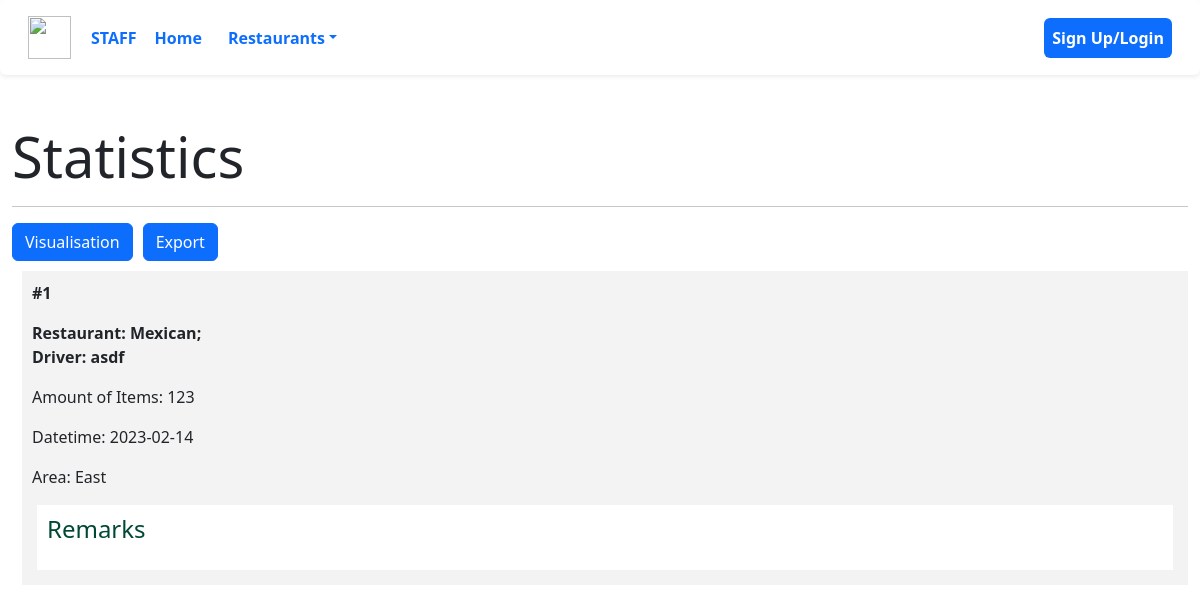
Before: /visualiseOrders with the older database file.
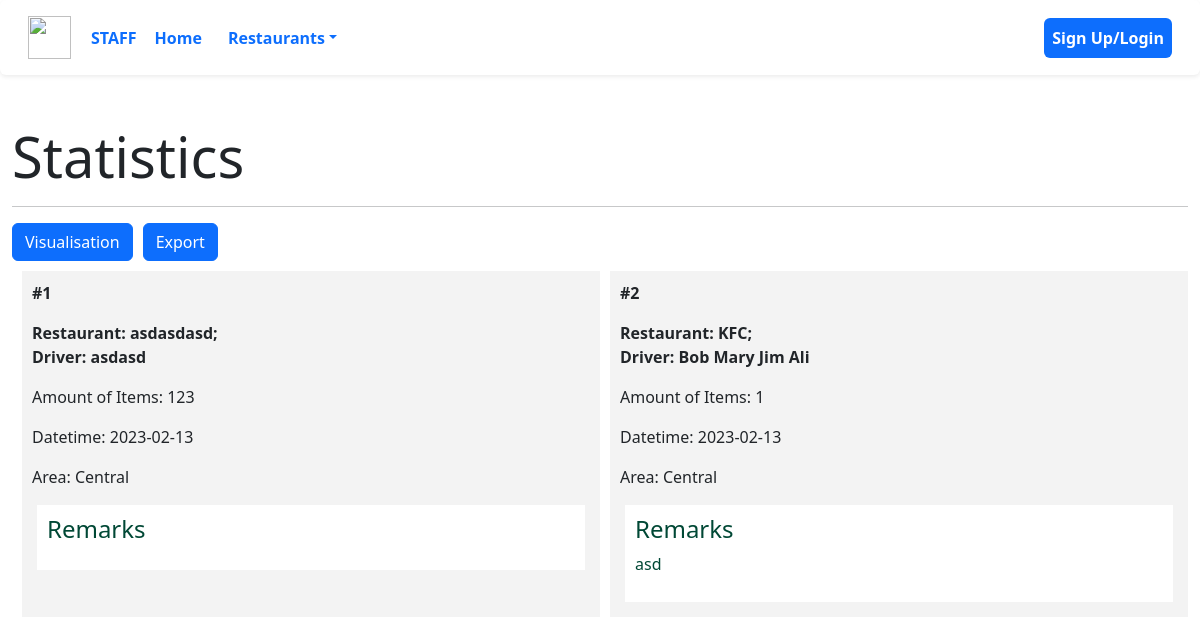
After: the same page with the newer database file.
### __init__.py (models this page shows)
class orderList(db.Model):
    id = db.Column(db.Integer, primary_key=True)
    date = db.Column(db.Date, nullable=False)
    name = db.Column(db.String(100), nullable=False)
    num = db.Column(db.Integer, nullable=False)
    area = db.Column(db.String(100), nullable=False)
    dri_name = db.Column(db.String(100), nullable=False)
    remarks = db.Column(db.String(100))

### __init__.py (the view)
@app.route('/visualiseOrders')
def visualise_orders():
    table = orderList.query.all()
    return render_template('visualiseOrders.html', table=table)

### templates/visualiseOrders.html (shortened to what this page needs)
{% extends "staff_base.html" %}
{% block content %}
<h1 class="display-4">Statistics</h1>
<hr>
<a class="btn btn-primary" href="/dataGraph">Visualisation</a><a class="btn btn-primary" style="margin-left: 10px;" href="/export">Export</a>
<div>
    <div class="content">
        {% for items in table %}
            <div class="table-a">
                <p><b>#{{ items.id }}</b></p>
                <b>
                    <p class="name">Restaurant: {{ items.name }}; <br> Driver: {{ items.dri_name }}</p>
                </b>
                <p>Amount of Items: {{ items.num }}</p>
                <p>Datetime: {{ items.date }}</p>
                <p>Area: {{ items.area }}</p>
                <div class="bio">
                    <h4>Remarks</h4>
                    <p>{{ items.remarks }}</p>
                </div>
            </div>
        {% endfor %}
    </div>
</div>
{% endblock %}

### templates/staff_base.html (shortened to what this page needs)
<!DOCTYPE html>
<html lang="en">
<head>
    <link href="https://cdn.jsdelivr.net/npm/bootstrap@5.2.3/dist/css/bootstrap.min.css"
      rel="stylesheet"
>
</head>
<body>
    {% block navbar %}
        {% include 'includes/_staffnavbar.html' %}
    {% endblock %}
    <div class="container-fluid">
        {% block content %}
        {% endblock %}
    </div>
</body>
</html>

### templates/includes/_staffnavbar.html (shortened to what this page needs)
<nav class="navbar navbar-expand-lg shadow-sm p-3 mb-5 bg-white rounded ">
  <div class="container-fluid fw-bold">
    <a href="#"><img src="https://icon-library.com/images/rabbit-icon-png/rabbit-icon-png-29.jpg" style="width: 43px; height: 43px; margin-right: 20px;"></a>
    <a style="color: #0d6efd;">STAFF</a>
    <div class="collapse navbar-collapse">
      <ul class="navbar-nav">
        <li class="nav-item">
          <a class="nav-link" style="color: #0d6efd;" href="/staff">Home</a>
        </li>
        <li class="nav-item dropdown">
          <a class="nav-link dropdown-toggle" style="color: #0d6efd;" href="#" role="button" data-bs-toggle="dropdown">Restaurants</a>
        </li>
      </ul>
    </div>
    <div class="collapse navbar-collapse justify-content-end">
      <ul class="navbar-nav">
        <li class="nav-pills">
          <a class="nav-link active" aria-current="page" style="color: white;" href="/">Sign Up/Login</a>
        </li>
      </ul>
    </div>
  </div>
</nav>

### templates/visualiseOrders.html (style rules this page uses)
.content { margin: 5px; width: 100%; display: flex; flex-direction: row; flex-wrap: wrap; }
.table-a { flex: 20%; padding: 10px; margin: 5px; background-color: #f3f3f3; inline-size: 100%; }
.bio { padding: 10px; margin: 5px; background-color: #ffffff; color: #004835; }

### templates/staff_base.html (style rules this page uses)
.nav-item { padding-left: 10px; }

Changed rows visible on the page:
changed orderList id 1: name "Mexican" → "asdasdasd"; dri_name "asdf" → "asdasd"; date "2023-02-14" → "2023-02-13"; area "East" → "Central"
added orderList: id "2", name "KFC", dri_name "Bob Mary Jim Ali", num "1", date "2023-02-13", area "Central", remarks "asd"
